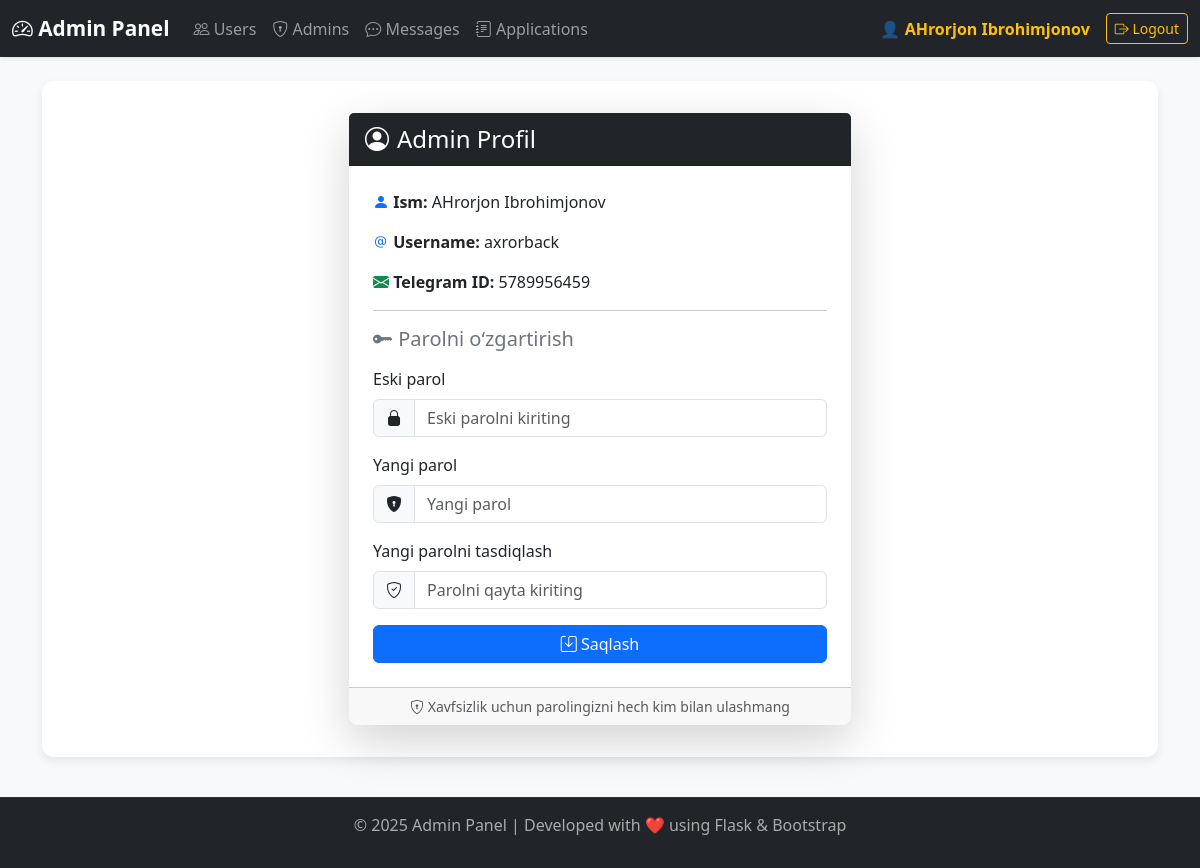
The app's page /profile (signed in) with its own data.
### tables this page shows
CREATE TABLE admins (
    id INTEGER PRIMARY KEY AUTOINCREMENT,
    telegram_id BIGINT UNIQUE NOT NULL,
    full_name TEXT NOT NULL,
    username TEXT UNIQUE NOT NULL,
    password_hash TEXT NOT NULL,
    created_at TIMESTAMP DEFAULT CURRENT_TIMESTAMP
);

### app.py (the view, shortened to what this page needs)
@app.route("/profile", methods=["GET", "POST"])
@login_required
def admin_profile():
    conn = get_db_connection()
    admin = conn.execute("SELECT * FROM admins WHERE id = ?", (session["admin_id"],)).fetchone()
    conn.close()
    return render_template("admin_profile.html", admin=admin)

### app.py (called while the page is built)
def get_db_connection():
    conn = sqlite3.connect(DB_NAME)
    conn.row_factory = sqlite3.Row
    return conn

def login_required(f):
    @wraps(f)
    def decorated_function(*args, **kwargs):
        if "admin_id" not in session:
            flash("Iltimos login qiling!", "danger")
            return redirect(url_for("login"))
        return f(*args, **kwargs)
    return decorated_function

### templates/admin_profile.html
{% extends "base.html" %}
{% block content %}
<div class="container">
  <div class="row justify-content-center">
    <div class="col-lg-6 col-md-8">
      <div class="card shadow-lg border-0 rounded-3">
        <div class="card-header bg-dark text-white d-flex align-items-center">
          <i class="bi bi-person-circle fs-4 me-2"></i>
          <h4 class="mb-0">Admin Profil</h4>
        </div>
        <div class="card-body p-4">
          <div class="mb-3">
            <p><i class="bi bi-person-fill text-primary"></i> <strong>Ism:</strong> {{ admin.full_name }}</p>
            <p><i class="bi bi-at text-primary"></i> <strong>Username:</strong> {{ admin.username }}</p>
            <p><i class="bi bi-envelope-fill text-success"></i> <strong>Telegram ID:</strong> {{ admin.telegram_id }}</p>
          </div>
          <hr>
          <h5 class="mb-3 text-secondary">
            <i class="bi bi-key-fill"></i> Parolni o‘zgartirish
          </h5>
          <form method="POST">
            <div class="mb-3">
              <label class="form-label">Eski parol</label>
              <div class="input-group">
                <span class="input-group-text"><i class="bi bi-lock-fill"></i></span>
                <input type="password" name="old_password" class="form-control" placeholder="Eski parolni kiriting" required>
              </div>
            </div>
            <div class="mb-3">
              <label class="form-label">Yangi parol</label>
              <div class="input-group">
                <span class="input-group-text"><i class="bi bi-shield-lock-fill"></i></span>
                <input type="password" name="new_password" class="form-control" placeholder="Yangi parol" required>
              </div>
            </div>
            <div class="mb-3">
              <label class="form-label">Yangi parolni tasdiqlash</label>
              <div class="input-group">
                <span class="input-group-text"><i class="bi bi-shield-check"></i></span>
                <input type="password" name="confirm_password" class="form-control" placeholder="Parolni qayta kiriting" required>
              </div>
            </div>
            <button type="submit" class="btn btn-primary w-100">
              <i class="bi bi-save"></i> Saqlash
            </button>
          </form>
        </div>
        <div class="card-footer text-center text-muted small">
          <i class="bi bi-shield-lock"></i> Xavfsizlik uchun parolingizni hech kim bilan ulashmang
        </div>
      </div>
    </div>
  </div>
</div>
{% endblock %}

### templates/base.html (shortened to what this page needs)
<!doctype html>
<html lang="uz">
<head>
  <link href="https://cdn.jsdelivr.net/npm/bootstrap@5.3.3/dist/css/bootstrap.min.css" rel="stylesheet">
  <link href="https://cdn.jsdelivr.net/npm/bootstrap-icons/font/bootstrap-icons.css" rel="stylesheet">
  <link rel="stylesheet" href="{{ url_for('static', filename='style.css') }}">
</head>
<body>
<nav class="navbar navbar-expand-lg navbar-dark bg-dark shadow-sm">
  <div class="container-fluid">
    <a class="navbar-brand" href="{{ url_for('users') }}">
      <i class="bi bi-speedometer2"></i> Admin Panel
    </a>
    <div class="collapse navbar-collapse" id="navbarMenu">
      <ul class="navbar-nav me-auto mb-2 mb-lg-0">
        <li class="nav-item">
          <a class="nav-link" href="{{ url_for('users') }}">
            <i class="bi bi-people"></i> Users
          </a>
        </li>
        <li class="nav-item">
          <a class="nav-link" href="{{ url_for('admins') }}">
            <i class="bi bi-shield-lock"></i> Admins
          </a>
        </li>
        <li class="nav-item">
          <a class="nav-link" href="{{ url_for('messages') }}">
            <i class="bi bi-chat-dots"></i> Messages
          </a>
        </li>
        <li class="nav-item">
          <a class="nav-link" href="{{ url_for('applications') }}">
            <i class="bi bi-journal-text"></i> Applications
          </a>
        </li>
      </ul>
      {% if session.get('admin_id') %}
        <span class="navbar-text me-3">
  👤 <a href="{{ url_for('admin_profile') }}" class="text-decoration-none text-warning">
    <strong>{{ session['admin_name'] }}</strong>
  </a>
</span>
        <a href="{{ url_for('logout') }}" class="btn btn-outline-warning btn-sm">
          <i class="bi bi-box-arrow-right"></i> Logout
        </a>
      {% endif %}
    </div>
  </div>
</nav>
<div class="container my-4">
  <div class="content-wrapper">
    {% block content %}{% endblock %}
  </div>
</div>
<footer>
  <p>© 2025 Admin Panel | Developed with ❤️ using Flask & Bootstrap</p>
</footer>
</body>
</html>

### static/style.css (style rules this page uses)
body { background: #f8f9fa; }

### templates/base.html (style rules this page uses)
body { background-color: #f8f9fa; }
.navbar-brand { font-weight: bold; font-size: 1.3rem; }
.nav-link { font-size: 1rem; transition: 0.2s; }
.content-wrapper { background: #fff; padding: 2rem; border-radius: 12px; box-shadow: 0 4px 10px rgba(0,0,0,0.08); }
footer { margin-top: 40px; padding: 15px; background: #212529; color: #aaa; text-align: center; border-top: 1px solid #333; }

### records on screen
admins: admin_name "AHrorjon Ibrohimjonov", full_name "AHrorjon Ibrohimjonov", username "axrorback", telegram_id "5789956459"
